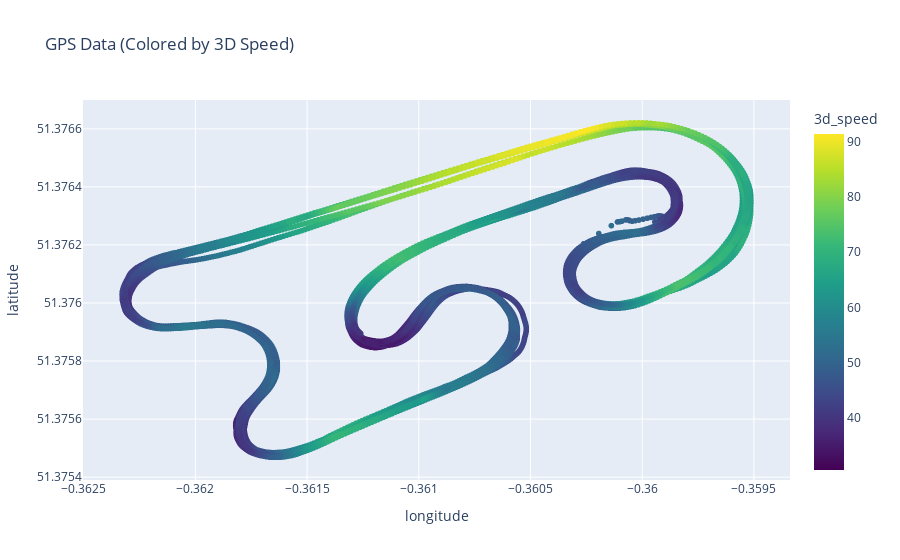

The notebook cell this image was saved under:
### Code cell
fig = px.scatter(
    df.loc[lambda d: d["3d_speed"] > 0.1],
    x="longitude",
    y="latitude",
    color="3d_speed",
    color_continuous_scale="Viridis",
    title="GPS Data (Colored by 3D Speed)",
)
fig

### Figure 1 — Plotly figure (JSON) as saved in the notebook; plotly's stock layout.template omitted (floating-point values rounded to 4 significant figures; data arrays with more than 128 entries replaced by an {"elided": "..."} marker saying what was removed)
{"data": [{"hovertemplate": "longitude=%{x}<br>latitude=%{y}<br>3d_speed=%{marker.color}<extra></extra>", "legendgroup": "", "marker": {"color": {"elided": "9139 float values"}, "coloraxis": "coloraxis", "symbol": "circle"}, "mode": "markers", "name": "", "showlegend": false, "type": "scattergl", "x": {"elided": "9139 float values"}, "xaxis": "x", "y": {"elided": "9139 float values"}, "yaxis": "y"}], "layout": {"coloraxis": {"colorbar": {"title": {"text": "3d_speed"}}, "colorscale": [[0, "#440154"], [0.1111, "#482878"], [0.2222, "#3e4989"], [0.3333, "#31688e"], [0.4444, "#26828e"], [0.5556, "#1f9e89"], [0.6667, "#35b779"], [0.7778, "#6ece58"], [0.8889, "#b5de2b"], [1, "#fde725"]]}, "legend": {"tracegroupgap": 0}, "title": {"text": "GPS Data (Colored by 3D Speed)"}, "xaxis": {"anchor": "y", "domain": [0, 1], "title": {"text": "longitude"}}, "yaxis": {"anchor": "x", "domain": [0, 1], "title": {"text": "latitude"}}}}
